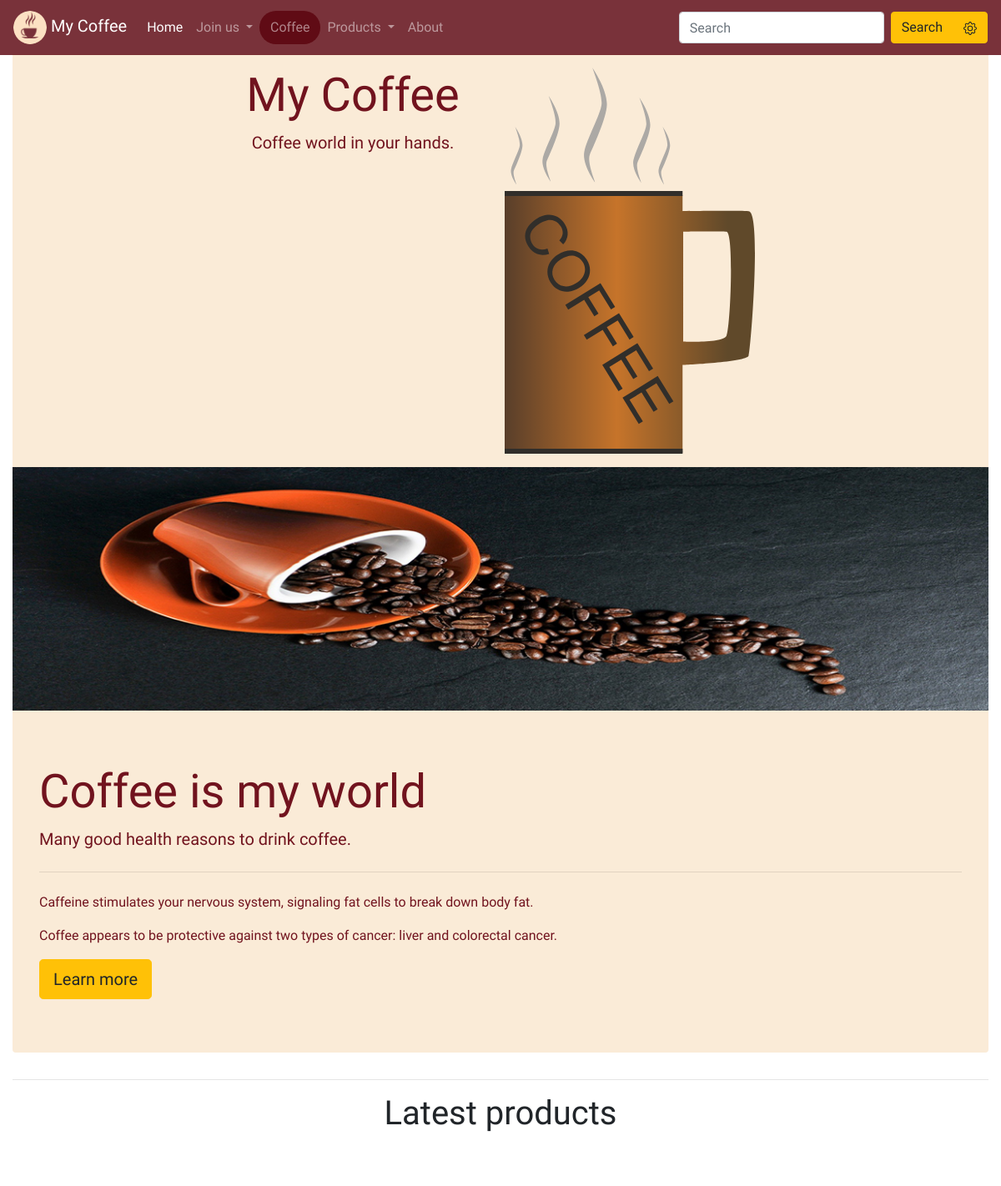
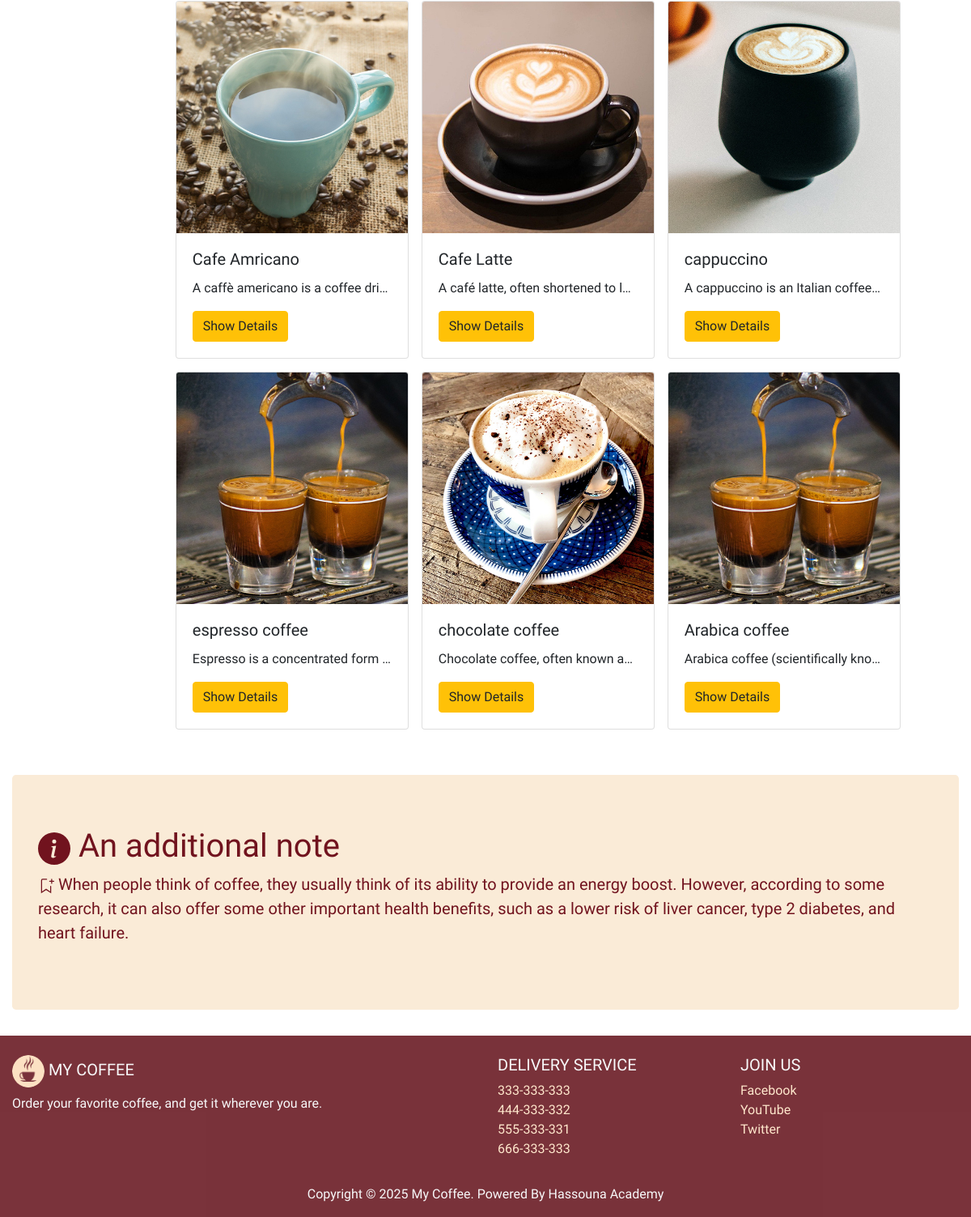
The page / on the database its author committed (2 pictures, top to bottom).
### products/models.py (models this page shows, shortened)
class Product(models.Model):
    name = models.CharField(max_length=150)
    description = models.TextField()
    price = models.DecimalField(max_digits = 6, decimal_places=2)
    photo = models.ImageField(upload_to='photos/%Y/%m/%d/')
    is_active = models.BooleanField(default=True)
    publish_date = models.DateTimeField()
    class Meta:
        ordering = ['-publish_date']

### pages/views.py (the view)
# urls.py: path('', views.index, name='index'),
def index(request):
    context = {
        'products': Product.objects.all()
    }
    return render(request, 'pages/index.html', context)

### templates/pages/index.html (shortened to what this page needs)
{% extends 'base.html' %}
{% load static %}
{% block content%}
    <div class="container-fluid">
      <section>
        <div class="jumbotron jumbotron-fluid p-3 m-0 text-center" >
          <div class="d-inline-block align-top" >
            <h1 class="display-4">My Coffee</h1>
            <p class="lead" >
              Coffee world in your hands.
            </p>
          </div>
          <div class="d-inline-block">
            <img src="{% static 'img/coffee.svg' %}" class="mycoffee-svg" alt="">
          </div>
        </div>
      </section>
      <section>
        <div id="carouselMyCoffee" class="carousel slide carousel-fade" data-ride="carousel">
          <div class="carousel-inner">
            <div class="carousel-item active" data-interval="1500">
                <img src="{% static 'img/img1.jpg' %}" class="d-block w-100" alt="...">
            </div>
          </div>
        </div>
      </section>
      <section>
        <div class="jumbotron rounded-bottom">
          <h1 class="display-4">Coffee is my world</h1>
          <p class="lead">Many good health reasons to drink coffee.</p>
          <hr class="my-4">
          <p>Caffeine stimulates your nervous system, signaling fat cells to break down body fat.</p>
          <p>Coffee appears to be protective against two types of cancer: liver and colorectal cancer.</p>
          <a class="btn btn-warning btn-lg" href="#" role="button">Learn more</a>
        </div>
      </section>
      <hr>
      <section>
        <h1 class="text-center">Latest products</h1>
        <div class="container-fluid">
          <div class="row p-5" style="padding-left: 17% !important;">
          {% for pro in products|slice:':6' %}
                              <div>
                      <div class="card m-2" style="width: 18rem;">
                        <img src="{{pro.photo.url}}" class="card-img-top" alt="{{ pro.name }}">
                        <div class="card-body">
                          <h5 class="card-title">{{ pro.name }}</h5>
                          <p class="card-text text-truncate">{{ pro.description }}</p>
                          <a href="{% url 'product' pro_id=pro.id %}" class="btn btn-warning">Show Details</a>
                        </div>
                      </div>
                    </div>
          {% endfor %}
          </div>
        </div>
      </section>
      <section>
        <div class="jumbotron">
          <p class="h1">
            An additional note
          </p>
          <p class="lead">
            When people think of coffee, they usually think of its ability to provide an energy boost. However, according to some research, it can also offer some other important health benefits, such as a lower risk of liver cancer, type 2 diabetes, and heart failure.
          </p>
        </div>
      </section>
    </div>
{% endblock %}

### templates/base.html (shortened to what this page needs)
{% load static %}
<!DOCTYPE html>
<html lang="en">
<head>
    <link rel="stylesheet" href="{% static 'css/bootstrap.min.css' %}">
    <link rel="stylesheet" href="{% static 'css/style.css' %}">
    <link rel="stylesheet" href="{% static 'css/pretty-checkbox.min.css' %}">
</head>
<body>
    {% include 'partials/_navbar.html' %}
    {% block content %}
    {% endblock %}
    {% include 'partials/_footer.html' %}
</body>
</html>

### templates/partials/_navbar.html (shortened to what this page needs)
{% load static %}
    <nav class="navbar navbar-expand-lg navbar-dark navbar-custom fixed-top">
        <a class="navbar-brand" href="{% url 'index' %}">
            <img src="{% static 'img/mycoffee.png' %}" class="img-brand" alt="My Coffee">
            My Coffee
        </a>
        <div class="collapse navbar-collapse" id="navbarSupportedContent">
            <ul class="navbar-nav mr-auto">
              <li
              {% if '/' == request.path  %}
              class="nav-item active"
              {% else %}
              class="nav-item"
              {% endif %}
              >
                  <a class="nav-link" href="{% url 'index' %}">Home <span class="sr-only">(current)</span></a>
              </li>
              <li
              {% if 'signin' in request.path or 'signup' in request.path or 'profile' in request.path %}
              class="nav-item dropdown active"
              {% else %}
              class="nav-item dropdown"
              {% endif %}
              >
                <a class="nav-link dropdown-toggle" href="#" id="navbarDropdown" role="button" data-toggle="dropdown" aria-haspopup="true" aria-expanded="false">
                {% if request.user.is_authenticated %}
                Welcome
                {% else %}
                Join us
                {% endif %}
                </a>
              </li>
              <li
               {% if 'coffee' in request.path %}
               class="nav-item active"
               {% else %}
               class="nav-item"
               {% endif %}
              id="coffee-nav-item">
                  <a class="nav-link" href="{% url 'coffee' %}">Coffee</a>
              </li>
              <li
              {% if 'product' in request.path or 'search' in request.path %}
              class="nav-item dropdown active"
              {% else %}
              class="nav-item dropdown"
              {% endif %}
              >
                <a class="nav-link dropdown-toggle" href="#" id="navbarDropdown" role="button" data-toggle="dropdown" aria-haspopup="true" aria-expanded="false">
                Products
                </a>
              </li>
              <li
              {% if 'about' in request.path %}
              class="nav-item active"
              {% else %}
              class="nav-item"
              {% endif %}
              >
                <a class="nav-link" href="{% url 'about' %}">About</a>
              </li>
            </ul>
            <form action="{% url 'products' %}" class="form-inline my-2 my-lg-0">
            <input class="form-control mr-sm-2 remove-outline" type="search" name="searchname" placeholder="Search" aria-label="Search">
            <div class="btn-group" role="group">
              <button class="btn btn-warning my-2 my-sm-0" type="submit">Search</button>
              <a href="{% url 'search' %}" class="btn btn-warning my-2 my-sm-0" type="submit">
              </a>
            </div>
            </form>
        </div>
    </nav>

### templates/partials/_footer.html (shortened to what this page needs)
{% load static %}
    <footer class="pt-4 navbar-custom text-light">
      <div class="container-fluid text-center text-md-left">
        <div class="row">
          <div class="col-md-6 mt-md-0 mt-3">
            <h5 class="text-uppercase">
              <img src="{% static 'img/mycoffee.png' %}" class="img-brand" alt="My Coffee">
              My Coffee
            </h5>
            <p>Order your favorite coffee, and get it wherever you are.</p>
          </div>
          <div class="col-md-3 mb-md-0 mb-3">
            <h5 class="text-uppercase">Delivery Service</h5>
            <ul class="list-unstyled">
              <li><a href="tel:333333333">333-333-333</a></li>
              <li><a href="tel:444333332">444-333-332</a></li>
              <li><a href="tel:555333331">555-333-331</a></li>
              <li><a href="tel:666333333">666-333-333</a></li>
            </ul>
          </div>
          <div class="col-md-3 mb-md-0 mb-3">
            <h5 class="text-uppercase">Join Us</h5>
            <ul class="list-unstyled">
              <li><a href="#">Facebook</a></li>
              <li><a href="#">YouTube</a></li>
              <li><a href="#">Twitter</a></li>
            </ul>
          </div>
        </div>
      </div>
      <div class="text-center py-3">
        Copyright &copy; <span class="year">2019</span> My Coffee. Powered By Hassouna Academy
      </div>
    </footer>

### mycoffee/static/css/style.css (style rules this page uses)
html, body { height: 100%; width: 100%; }
a { color: rgb(255, 231, 204) ; }
body { font-family: 'Merienda', cursive; padding-top:65px; }
.img-brand { width:40px; height:40px; transition: 0.5s; border-radius: 20px; }
.navbar-brand { font-family: 'Gloria Hallelujah', cursive; transition: 0.5s; }
.navbar-custom { transition:0.5s; background-color: #5A020Cce; }
.navbar li { transition: 0.5s; }
#coffee-nav-item { background-color:#5A020Cce; border-radius: 25px; padding-left:5px; padding-right: 5px; }
.carousel-inner img { width: 100%; height: 100%; }
.jumbotron { background-color: antiquewhite; color: #71131E; }
.rounded-bottom { border-top-left-radius: 0 !important; border-top-right-radius: 0 !important; }
.mycoffee-svg { width: 100%; padding-left: 50px; opacity: 0.8; transition: 0.5s; }

### rows shown on the page
Product: photo (picture), name "Cafe Amricano", description "A caffè americano is a coffee dri…"
Product: photo (picture), name "Cafe Latte", description "A café latte, often shortened to l…"
Product: photo (picture), name "cappuccino", description "A cappuccino is an Italian coffee…"
Product: photo (picture), name "espresso coffee", description "Espresso is a concentrated form…"
Product: photo (picture), name "chocolate coffee", description "Chocolate coffee, often known a…"
Product: photo (picture), name "Arabica coffee", description "Arabica coffee (scientifically kno…"
